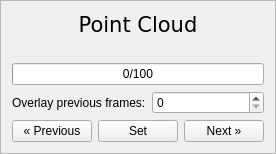
       <widget class="QFrame" name="frame_pcd">
        <property name="minimumSize">
         <size>
          <width>0</width>
          <height>0</height>
         </size>
        </property>
        <property name="frameShape">
         <enum>QFrame::StyledPanel</enum>
        </property>
        <property name="frameShadow">
         <enum>QFrame::Raised</enum>
        </property>
        <layout class="QVBoxLayout" name="verticalLayout_5">
         <item>
          <widget class="QLabel" name="label_pcds">
           <property name="sizePolicy">
            <sizepolicy hsizetype="Preferred" vsizetype="Maximum">
             <horstretch>0</horstretch>
             <verstretch>0</verstretch>
            </sizepolicy>
           </property>
           <property name="font">
            <font>
             <family>DejaVu Sans,Arial</family>
             <pointsize>16</pointsize>
             <weight>50</weight>
             <bold>false</bold>
            </font>
           </property>
           <property name="text">
            <string>Point Cloud</string>
           </property>
           <property name="alignment">
            <set>Qt::AlignCenter</set>
           </property>
          </widget>
         </item>
         <item>
          <widget class="QLabel" name="label_current_pcd">
           <property name="sizePolicy">
            <sizepolicy hsizetype="Fixed" vsizetype="Preferred">
             <horstretch>210</horstretch>
             <verstretch>0</verstretch>
            </sizepolicy>
           </property>
           <property name="minimumSize">
            <size>
             <width>210</width>
             <height>0</height>
            </size>
           </property>
           <property name="maximumSize">
            <size>
             <width>210</width>
             <height>16777215</height>
            </size>
           </property>
           <property name="baseSize">
            <size>
             <width>200</width>
             <height>0</height>
            </size>
           </property>
           <property name="text">
            <string/>
           </property>
           <property name="alignment">
            <set>Qt::AlignLeading|Qt::AlignLeft|Qt::AlignVCenter</set>
           </property>
          </widget>
         </item>
         <item>
          <widget class="QProgressBar" name="progressbar_pcds">
           <property name="sizePolicy">
            <sizepolicy hsizetype="Minimum" vsizetype="Fixed">
             <horstretch>0</horstretch>
             <verstretch>0</verstretch>
            </sizepolicy>
           </property>
           <property name="value">
            <number>0</number>
           </property>
           <property name="alignment">
            <set>Qt::AlignCenter</set>
           </property>
           <property name="textVisible">
            <bool>true</bool>
           </property>
           <property name="orientation">
            <enum>Qt::Horizontal</enum>
           </property>
           <property name="invertedAppearance">
            <bool>false</bool>
           </property>
           <property name="textDirection">
            <enum>QProgressBar::TopToBottom</enum>
           </property>
           <property name="format">
            <string>%v/%m</string>
           </property>
          </widget>
         </item>
         <item>
          <layout class="QHBoxLayout" name="accumulate_row">
           <item>
            <widget class="QLabel" name="accumulate_label">
             <property name="text">
              <string>Overlay previous frames:</string>
             </property>
             <property name="toolTip">
              <string>Draws the points of the previous frames in a dim colour, so an object that is only partly visible in this frame can be seen as a whole. The data has no ego pose, so the copies shift while the vehicle moves: this is a viewing aid, not a merged cloud.</string>
             </property>
            </widget>
           </item>
           <item>
            <widget class="QSpinBox" name="spin_accumulate_frames">
             <property name="toolTip">
              <string>How many previous frames to overlay (0 = off).</string>
             </property>
             <property name="maximum">
              <number>50</number>
             </property>
            </widget>
           </item>
          </layout>
         </item>
         <item>
          <layout class="QHBoxLayout" name="horizontalLayout_4">
           <item>
            <widget class="QPushButton" name="button_prev_pcd">
             <property name="toolTip">
              <string>Save current labels and load previous point cloud.</string>
             </property>
             <property name="text">
              <string>« Previous</string>
             </property>
            </widget>
           </item>
           <item>
            <widget class="QPushButton" name="button_set_pcd">
             <property name="text">
              <string>Set</string>
             </property>
            </widget>
           </item>
           <item>
            <widget class="QPushButton" name="button_next_pcd">
             <property name="sizePolicy">
              <sizepolicy hsizetype="Minimum" vsizetype="Fixed">
               <horstretch>0</horstretch>
               <verstretch>0</verstretch>
              </sizepolicy>
             </property>
             <property name="toolTip">
              <string>Save current labels and load next point cloud.</string>
             </property>
             <property name="layoutDirection">
              <enum>Qt::LeftToRight</enum>
             </property>
             <property name="styleSheet">
              <string notr="true"/>
             </property>
             <property name="text">
              <string>Next »</string>
             </property>
             <property name="flat">
              <bool>false</bool>
             </property>
            </widget>
           </item>
          </layout>
         </item>
        </layout>
       </widget>
